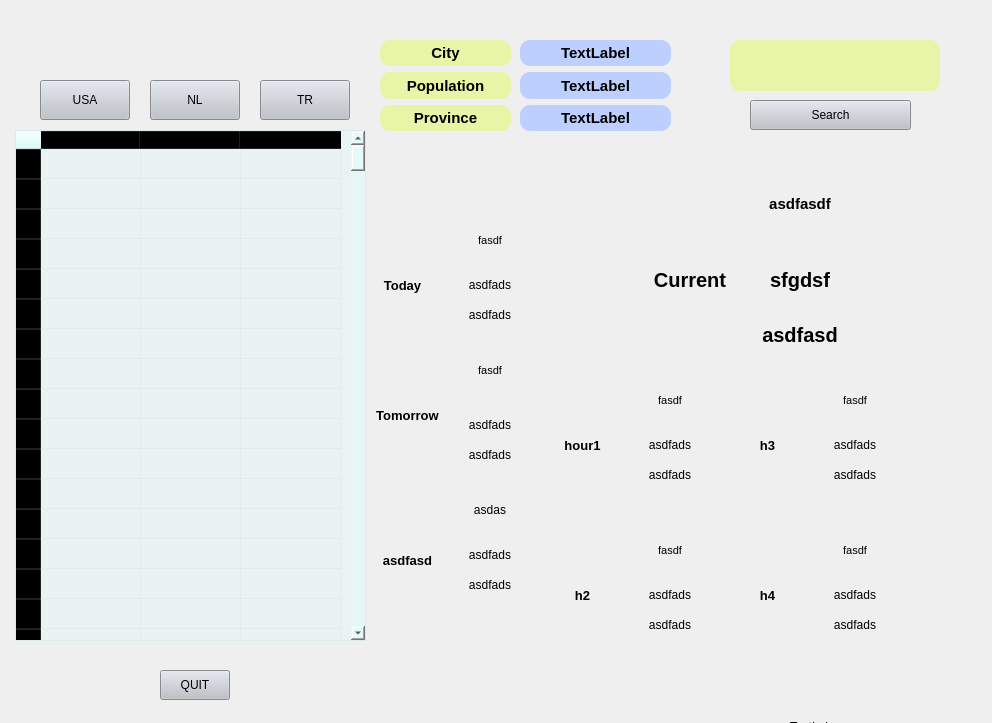
<?xml version="1.0" encoding="UTF-8"?>
<ui version="4.0">
 <class>MainWindow</class>
 <widget class="QMainWindow" name="MainWindow">
  <property name="geometry">
   <rect>
    <x>0</x>
    <y>0</y>
    <width>992</width>
    <height>723</height>
   </rect>
  </property>
  <property name="minimumSize">
   <size>
    <width>992</width>
    <height>723</height>
   </size>
  </property>
  <property name="maximumSize">
   <size>
    <width>992</width>
    <height>723</height>
   </size>
  </property>
  <property name="windowTitle">
   <string>FreshAir</string>
  </property>
  <property name="styleSheet">
   <string notr="true"/>
  </property>
  <widget class="QWidget" name="centralwidget">
   <property name="styleSheet">
    <string notr="true"/>
   </property>
   <widget class="QLabel" name="label">
    <property name="geometry">
     <rect>
      <x>0</x>
      <y>0</y>
      <width>1001</width>
      <height>731</height>
     </rect>
    </property>
    <property name="minimumSize">
     <size>
      <width>1001</width>
      <height>731</height>
     </size>
    </property>
    <property name="maximumSize">
     <size>
      <width>1001</width>
      <height>731</height>
     </size>
    </property>
    <property name="styleSheet">
     <string notr="true">
background-image: url(:/newPrefix/weather.jpg);</string>
    </property>
    <property name="text">
     <string/>
    </property>
    <property name="pixmap">
     <pixmap resource="test.qrc">:/newPrefix/weather.jpg</pixmap>
    </property>
    <property name="scaledContents">
     <bool>true</bool>
    </property>
    <property name="alignment">
     <set>Qt::AlignCenter</set>
    </property>
   </widget>
   <widget class="QWidget" name="verticalLayoutWidget_2">
    <property name="geometry">
     <rect>
      <x>380</x>
      <y>40</y>
      <width>131</width>
      <height>91</height>
     </rect>
    </property>
    <layout class="QVBoxLayout" name="verticalLayout_2">
     <item>
      <widget class="QLabel" name="label_7">
       <property name="font">
        <font>
         <pointsize>11</pointsize>
         <weight>75</weight>
         <bold>true</bold>
        </font>
       </property>
       <property name="styleSheet">
        <string notr="true">border-top-right-radius: 10px;
background-color: rgb(219, 255, 34,90);
border-bottom-right-radius: 10px;
border-top-left-radius: 10px;
border-bottom-left-radius: 10px;</string>
       </property>
       <property name="text">
        <string>City</string>
       </property>
       <property name="alignment">
        <set>Qt::AlignCenter</set>
       </property>
      </widget>
     </item>
     <item>
      <widget class="QLabel" name="label_8">
       <property name="font">
        <font>
         <pointsize>11</pointsize>
         <weight>75</weight>
         <bold>true</bold>
        </font>
       </property>
       <property name="styleSheet">
        <string notr="true">border-top-right-radius: 10px;
background-color: rgb(219, 255, 34,90);
border-bottom-right-radius: 10px;
border-top-left-radius: 10px;
border-bottom-left-radius: 10px;</string>
       </property>
       <property name="text">
        <string>Population</string>
       </property>
       <property name="alignment">
        <set>Qt::AlignCenter</set>
       </property>
      </widget>
     </item>
     <item>
      <widget class="QLabel" name="label_6">
       <property name="font">
        <font>
         <pointsize>11</pointsize>
         <weight>75</weight>
         <bold>true</bold>
        </font>
       </property>
       <property name="styleSheet">
        <string notr="true">border-top-right-radius: 10px;
background-color: rgb(219, 255, 34,90);
border-bottom-right-radius: 10px;
border-top-left-radius: 10px;
border-bottom-left-radius: 10px;</string>
       </property>
       <property name="text">
        <string>Province</string>
       </property>
       <property name="alignment">
        <set>Qt::AlignCenter</set>
       </property>
      </widget>
     </item>
    </layout>
   </widget>
   <widget class="QWidget" name="verticalLayoutWidget_3">
    <property name="geometry">
     <rect>
      <x>520</x>
      <y>40</y>
      <width>151</width>
      <height>91</height>
     </rect>
    </property>
    <layout class="QVBoxLayout" name="verticalLayout_3">
     <item>
      <widget class="QLabel" name="city">
       <property name="font">
        <font>
         <pointsize>11</pointsize>
         <weight>75</weight>
         <bold>true</bold>
        </font>
       </property>
       <property name="styleSheet">
        <string notr="true">background-color: rgb(189, 207, 255);
border-top-right-radius: 10px;
border-bottom-right-radius: 10px;
border-top-left-radius: 10px;
border-bottom-left-radius: 10px;</string>
       </property>
       <property name="text">
        <string>TextLabel</string>
       </property>
       <property name="scaledContents">
        <bool>false</bool>
       </property>
       <property name="alignment">
        <set>Qt::AlignCenter</set>
       </property>
      </widget>
     </item>
     <item>
      <widget class="QLabel" name="population">
       <property name="font">
        <font>
         <pointsize>11</pointsize>
         <weight>75</weight>
         <bold>true</bold>
        </font>
       </property>
       <property name="styleSheet">
        <string notr="true">background-color: rgb(189, 207, 255);
border-top-right-radius: 10px;
border-bottom-right-radius: 10px;
border-top-left-radius: 10px;
border-bottom-left-radius: 10px;</string>
       </property>
       <property name="text">
        <string>TextLabel</string>
       </property>
       <property name="alignment">
        <set>Qt::AlignCenter</set>
       </property>
      </widget>
     </item>
     <item>
      <widget class="QLabel" name="province">
       <property name="font">
        <font>
         <pointsize>11</pointsize>
         <weight>75</weight>
         <bold>true</bold>
        </font>
       </property>
       <property name="styleSheet">
        <string notr="true">background-color: rgb(189, 207, 255);
border-top-right-radius: 10px;
border-bottom-right-radius: 10px;
border-top-left-radius: 10px;
border-bottom-left-radius: 10px;</string>
       </property>
       <property name="text">
        <string>TextLabel</string>
       </property>
       <property name="alignment">
        <set>Qt::AlignCenter</set>
       </property>
      </widget>
     </item>
    </layout>
   </widget>
   <widget class="QPushButton" name="quit">
    <property name="geometry">
     <rect>
      <x>160</x>
      <y>670</y>
      <width>70</width>
      <height>30</height>
     </rect>
    </property>
    <property name="styleSheet">
     <string notr="true">
background-color: rgb(188, 193, 200);
</string>
    </property>
    <property name="text">
     <string>QUIT</string>
    </property>
   </widget>
   <widget class="QLabel" name="label_9">
    <property name="geometry">
     <rect>
      <x>790</x>
      <y>720</y>
      <width>47</width>
      <height>13</height>
     </rect>
    </property>
    <property name="text">
     <string>TextLabel</string>
    </property>
   </widget>
   <widget class="QLineEdit" name="city_name">
    <property name="geometry">
     <rect>
      <x>730</x>
      <y>40</y>
      <width>210</width>
      <height>51</height>
     </rect>
    </property>
    <property name="styleSheet">
     <string notr="true">border-top-right-radius: 10px;
background-color: rgb(219, 255, 34,90);
border-bottom-right-radius: 10px;
border-top-left-radius: 10px;
border-bottom-left-radius: 10px;</string>
    </property>
   </widget>
   <widget class="QPushButton" name="search">
    <property name="geometry">
     <rect>
      <x>750</x>
      <y>100</y>
      <width>161</width>
      <height>30</height>
     </rect>
    </property>
    <property name="styleSheet">
     <string notr="true">
background-color: rgb(188, 193, 200);
</string>
    </property>
    <property name="text">
     <string>Search</string>
    </property>
   </widget>
   <widget class="QLabel" name="w_icon">
    <property name="geometry">
     <rect>
      <x>455</x>
      <y>210</y>
      <width>70</width>
      <height>60</height>
     </rect>
    </property>
    <property name="font">
     <font>
      <pointsize>8</pointsize>
      <weight>50</weight>
      <bold>false</bold>
     </font>
    </property>
    <property name="text">
     <string>fasdf</string>
    </property>
    <property name="scaledContents">
     <bool>true</bool>
    </property>
    <property name="alignment">
     <set>Qt::AlignCenter</set>
    </property>
   </widget>
   <widget class="QLabel" name="degree">
    <property name="geometry">
     <rect>
      <x>455</x>
      <y>270</y>
      <width>70</width>
      <height>30</height>
     </rect>
    </property>
    <property name="font">
     <font>
      <pointsize>9</pointsize>
     </font>
    </property>
    <property name="text">
     <string>asdfads</string>
    </property>
    <property name="scaledContents">
     <bool>true</bool>
    </property>
    <property name="alignment">
     <set>Qt::AlignCenter</set>
    </property>
   </widget>
   <widget class="QLabel" name="day">
    <property name="geometry">
     <rect>
      <x>365</x>
      <y>270</y>
      <width>75</width>
      <height>30</height>
     </rect>
    </property>
    <property name="font">
     <font>
      <pointsize>10</pointsize>
      <weight>75</weight>
      <bold>true</bold>
     </font>
    </property>
    <property name="text">
     <string>Today</string>
    </property>
    <property name="alignment">
     <set>Qt::AlignCenter</set>
    </property>
   </widget>
   <widget class="QLabel" name="day2">
    <property name="geometry">
     <rect>
      <x>370</x>
      <y>400</y>
      <width>75</width>
      <height>30</height>
     </rect>
    </property>
    <property name="font">
     <font>
      <pointsize>10</pointsize>
      <weight>75</weight>
      <bold>true</bold>
     </font>
    </property>
    <property name="text">
     <string>Tomorrow</string>
    </property>
    <property name="alignment">
     <set>Qt::AlignCenter</set>
    </property>
   </widget>
   <widget class="QPushButton" name="usa">
    <property name="geometry">
     <rect>
      <x>40</x>
      <y>80</y>
      <width>90</width>
      <height>40</height>
     </rect>
    </property>
    <property name="styleSheet">
     <string notr="true">
background-color: rgb(188, 193, 200);
</string>
    </property>
    <property name="text">
     <string>USA</string>
    </property>
   </widget>
   <widget class="QPushButton" name="nl">
    <property name="geometry">
     <rect>
      <x>150</x>
      <y>80</y>
      <width>90</width>
      <height>40</height>
     </rect>
    </property>
    <property name="styleSheet">
     <string notr="true">
background-color: rgb(188, 193, 200);
</string>
    </property>
    <property name="text">
     <string>NL</string>
    </property>
   </widget>
   <widget class="QPushButton" name="tr">
    <property name="geometry">
     <rect>
      <x>260</x>
      <y>80</y>
      <width>90</width>
      <height>40</height>
     </rect>
    </property>
    <property name="styleSheet">
     <string notr="true">
background-color: rgb(188, 193, 200);
</string>
    </property>
    <property name="text">
     <string>TR</string>
    </property>
   </widget>
   <widget class="QLabel" name="main_icon">
    <property name="geometry">
     <rect>
      <x>750</x>
      <y>160</y>
      <width>100</width>
      <height>88</height>
     </rect>
    </property>
    <property name="font">
     <font>
      <pointsize>11</pointsize>
      <weight>75</weight>
      <bold>true</bold>
     </font>
    </property>
    <property name="text">
     <string>asdfasdf</string>
    </property>
    <property name="alignment">
     <set>Qt::AlignCenter</set>
    </property>
   </widget>
   <widget class="QLabel" name="main_degree">
    <property name="geometry">
     <rect>
      <x>750</x>
      <y>260</y>
      <width>100</width>
      <height>40</height>
     </rect>
    </property>
    <property name="font">
     <font>
      <pointsize>15</pointsize>
      <weight>75</weight>
      <bold>true</bold>
     </font>
    </property>
    <property name="text">
     <string>sfgdsf</string>
    </property>
    <property name="alignment">
     <set>Qt::AlignCenter</set>
    </property>
   </widget>
   <widget class="QLabel" name="main_weather">
    <property name="geometry">
     <rect>
      <x>750</x>
      <y>310</y>
      <width>100</width>
      <height>50</height>
     </rect>
    </property>
    <property name="font">
     <font>
      <pointsize>15</pointsize>
      <weight>75</weight>
      <bold>true</bold>
     </font>
    </property>
    <property name="text">
     <string>asdfasd</string>
    </property>
    <property name="alignment">
     <set>Qt::AlignCenter</set>
    </property>
   </widget>
   <widget class="QLabel" name="day3">
    <property name="geometry">
     <rect>
      <x>370</x>
      <y>530</y>
      <width>75</width>
      <height>60</height>
     </rect>
    </property>
    <property name="font">
     <font>
      <pointsize>10</pointsize>
      <weight>75</weight>
      <bold>true</bold>
     </font>
    </property>
    <property name="text">
     <string>asdfasd</string>
    </property>
    <property name="alignment">
     <set>Qt::AlignCenter</set>
    </property>
   </widget>
   <widget class="QLabel" name="w_icon_3">
    <property name="geometry">
     <rect>
      <x>455</x>
      <y>480</y>
      <width>70</width>
      <height>60</height>
     </rect>
    </property>
    <property name="text">
     <string>asdas</string>
    </property>
    <property name="scaledContents">
     <bool>true</bool>
    </property>
    <property name="alignment">
     <set>Qt::AlignCenter</set>
    </property>
   </widget>
   <widget class="QLabel" name="today_condition">
    <property name="geometry">
     <rect>
      <x>430</x>
      <y>300</y>
      <width>120</width>
      <height>30</height>
     </rect>
    </property>
    <property name="font">
     <font>
      <pointsize>9</pointsize>
     </font>
    </property>
    <property name="text">
     <string>asdfads</string>
    </property>
    <property name="scaledContents">
     <bool>true</bool>
    </property>
    <property name="alignment">
     <set>Qt::AlignCenter</set>
    </property>
   </widget>
   <widget class="QLabel" name="w_icon_2">
    <property name="geometry">
     <rect>
      <x>455</x>
      <y>340</y>
      <width>70</width>
      <height>60</height>
     </rect>
    </property>
    <property name="font">
     <font>
      <pointsize>8</pointsize>
      <weight>50</weight>
      <bold>false</bold>
     </font>
    </property>
    <property name="text">
     <string>fasdf</string>
    </property>
    <property name="scaledContents">
     <bool>true</bool>
    </property>
    <property name="alignment">
     <set>Qt::AlignCenter</set>
    </property>
   </widget>
   <widget class="QLabel" name="tomorrow_condition">
    <property name="geometry">
     <rect>
      <x>430</x>
      <y>440</y>
      <width>120</width>
      <height>30</height>
     </rect>
    </property>
    <property name="font">
     <font>
      <pointsize>9</pointsize>
     </font>
    </property>
    <property name="text">
     <string>asdfads</string>
    </property>
    <property name="scaledContents">
     <bool>true</bool>
    </property>
    <property name="alignment">
     <set>Qt::AlignCenter</set>
    </property>
   </widget>
   <widget class="QLabel" name="degree_2">
    <property name="geometry">
     <rect>
      <x>455</x>
      <y>410</y>
      <width>70</width>
      <height>30</height>
     </rect>
    </property>
    <property name="font">
     <font>
      <pointsize>9</pointsize>
     </font>
    </property>
    <property name="text">
     <string>asdfads</string>
    </property>
    <property name="scaledContents">
     <bool>true</bool>
    </property>
    <property name="alignment">
     <set>Qt::AlignCenter</set>
    </property>
   </widget>
   <widget class="QLabel" name="degree_3">
    <property name="geometry">
     <rect>
      <x>455</x>
      <y>540</y>
      <width>70</width>
      <height>30</height>
     </rect>
    </property>
    <property name="font">
     <font>
      <pointsize>9</pointsize>
     </font>
    </property>
    <property name="text">
     <string>asdfads</string>
    </property>
    <property name="scaledContents">
     <bool>true</bool>
    </property>
    <property name="alignment">
     <set>Qt::AlignCenter</set>
    </property>
   </widget>
   <widget class="QLabel" name="after_tomorrow_condition">
    <property name="geometry">
     <rect>
      <x>430</x>
      <y>570</y>
      <width>120</width>
      <height>30</height>
     </rect>
    </property>
    <property name="font">
     <font>
      <pointsize>9</pointsize>
     </font>
    </property>
    <property name="text">
     <string>asdfads</string>
    </property>
    <property name="scaledContents">
     <bool>true</bool>
    </property>
    <property name="alignment">
     <set>Qt::AlignCenter</set>
    </property>
   </widget>
   <widget class="QLabel" name="current">
    <property name="geometry">
     <rect>
      <x>640</x>
      <y>260</y>
      <width>100</width>
      <height>40</height>
     </rect>
    </property>
    <property name="font">
     <font>
      <pointsize>15</pointsize>
      <weight>75</weight>
      <bold>true</bold>
     </font>
    </property>
    <property name="text">
     <string>Current</string>
    </property>
    <property name="alignment">
     <set>Qt::AlignCenter</set>
    </property>
   </widget>
   <widget class="QLabel" name="h_icon1">
    <property name="geometry">
     <rect>
      <x>635</x>
      <y>370</y>
      <width>70</width>
      <height>60</height>
     </rect>
    </property>
    <property name="font">
     <font>
      <pointsize>8</pointsize>
      <weight>50</weight>
      <bold>false</bold>
     </font>
    </property>
    <property name="text">
     <string>fasdf</string>
    </property>
    <property name="scaledContents">
     <bool>true</bool>
    </property>
    <property name="alignment">
     <set>Qt::AlignCenter</set>
    </property>
   </widget>
   <widget class="QLabel" name="h_condition1">
    <property name="geometry">
     <rect>
      <x>610</x>
      <y>460</y>
      <width>120</width>
      <height>30</height>
     </rect>
    </property>
    <property name="font">
     <font>
      <pointsize>9</pointsize>
     </font>
    </property>
    <property name="text">
     <string>asdfads</string>
    </property>
    <property name="scaledContents">
     <bool>true</bool>
    </property>
    <property name="alignment">
     <set>Qt::AlignCenter</set>
    </property>
   </widget>
   <widget class="QLabel" name="h_degree1">
    <property name="geometry">
     <rect>
      <x>635</x>
      <y>430</y>
      <width>70</width>
      <height>30</height>
     </rect>
    </property>
    <property name="font">
     <font>
      <pointsize>9</pointsize>
     </font>
    </property>
    <property name="text">
     <string>asdfads</string>
    </property>
    <property name="scaledContents">
     <bool>true</bool>
    </property>
    <property name="alignment">
     <set>Qt::AlignCenter</set>
    </property>
   </widget>
   <widget class="QLabel" name="hour1">
    <property name="geometry">
     <rect>
      <x>545</x>
      <y>430</y>
      <width>75</width>
      <height>30</height>
     </rect>
    </property>
    <property name="font">
     <font>
      <pointsize>10</pointsize>
      <weight>75</weight>
      <bold>true</bold>
     </font>
    </property>
    <property name="text">
     <string>hour1</string>
    </property>
    <property name="alignment">
     <set>Qt::AlignCenter</set>
    </property>
   </widget>
   <widget class="QLabel" name="h_icon3">
    <property name="geometry">
     <rect>
      <x>820</x>
      <y>370</y>
      <width>70</width>
      <height>60</height>
     </rect>
    </property>
    <property name="font">
     <font>
      <pointsize>8</pointsize>
      <weight>50</weight>
      <bold>false</bold>
     </font>
    </property>
    <property name="text">
     <string>fasdf</string>
    </property>
    <property name="scaledContents">
     <bool>true</bool>
    </property>
    <property name="alignment">
     <set>Qt::AlignCenter</set>
    </property>
   </widget>
   <widget class="QLabel" name="h_condition3">
    <property name="geometry">
     <rect>
      <x>795</x>
      <y>460</y>
      <width>120</width>
      <height>30</height>
     </rect>
    </property>
    <property name="font">
     <font>
      <pointsize>9</pointsize>
     </font>
    </property>
    <property name="text">
     <string>asdfads</string>
    </property>
    <property name="scaledContents">
     <bool>true</bool>
    </property>
    <property name="alignment">
     <set>Qt::AlignCenter</set>
    </property>
   </widget>
   <widget class="QLabel" name="h_degree3">
    <property name="geometry">
     <rect>
      <x>820</x>
      <y>430</y>
      <width>70</width>
      <height>30</height>
     </rect>
    </property>
    <property name="font">
     <font>
      <pointsize>9</pointsize>
     </font>
    </property>
    <property name="text">
     <string>asdfads</string>
    </property>
    <property name="scaledContents">
     <bool>true</bool>
    </property>
    <property name="alignment">
     <set>Qt::AlignCenter</set>
    </property>
   </widget>
   <widget class="QLabel" name="hour3">
    <property name="geometry">
     <rect>
      <x>730</x>
      <y>430</y>
      <width>75</width>
      <height>30</height>
     </rect>
    </property>
    <property name="font">
     <font>
      <pointsize>10</pointsize>
      <weight>75</weight>
      <bold>true</bold>
     </font>
    </property>
    <property name="text">
     <string>h3</string>
    </property>
    <property name="alignment">
     <set>Qt::AlignCenter</set>
    </property>
   </widget>
   <widget class="QLabel" name="h_icon2">
    <property name="geometry">
     <rect>
      <x>635</x>
      <y>520</y>
      <width>70</width>
      <height>60</height>
     </rect>
    </property>
    <property name="font">
     <font>
      <pointsize>8</pointsize>
      <weight>50</weight>
      <bold>false</bold>
     </font>
    </property>
    <property name="text">
     <string>fasdf</string>
    </property>
    <property name="scaledContents">
     <bool>true</bool>
    </property>
    <property name="alignment">
     <set>Qt::AlignCenter</set>
    </property>
   </widget>
   <widget class="QLabel" name="h_condition2">
    <property name="geometry">
     <rect>
      <x>610</x>
      <y>610</y>
      <width>120</width>
      <height>30</height>
     </rect>
    </property>
    <property name="font">
     <font>
      <pointsize>9</pointsize>
     </font>
    </property>
    <property name="text">
     <string>asdfads</string>
    </property>
    <property name="scaledContents">
     <bool>true</bool>
    </property>
    <property name="alignment">
     <set>Qt::AlignCenter</set>
    </property>
   </widget>
   <widget class="QLabel" name="h_degree2">
    <property name="geometry">
     <rect>
      <x>635</x>
      <y>580</y>
      <width>70</width>
      <height>30</height>
     </rect>
    </property>
    <property name="font">
     <font>
      <pointsize>9</pointsize>
     </font>
    </property>
    <property name="text">
     <string>asdfads</string>
    </property>
    <property name="scaledContents">
     <bool>true</bool>
    </property>
    <property name="alignment">
     <set>Qt::AlignCenter</set>
    </property>
   </widget>
   <widget class="QLabel" name="hour2">
    <property name="geometry">
     <rect>
      <x>545</x>
      <y>580</y>
      <width>75</width>
      <height>30</height>
     </rect>
    </property>
    <property name="font">
     <font>
      <pointsize>10</pointsize>
      <weight>75</weight>
      <bold>true</bold>
     </font>
    </property>
    <property name="text">
     <string>h2</string>
    </property>
    <property name="alignment">
     <set>Qt::AlignCenter</set>
    </property>
   </widget>
   <widget class="QLabel" name="h_icon4">
    <property name="geometry">
     <rect>
      <x>820</x>
      <y>520</y>
      <width>70</width>
      <height>60</height>
     </rect>
    </property>
    <property name="font">
     <font>
      <pointsize>8</pointsize>
      <weight>50</weight>
      <bold>false</bold>
     </font>
    </property>
    <property name="text">
     <string>fasdf</string>
    </property>
    <property name="scaledContents">
     <bool>true</bool>
    </property>
    <property name="alignment">
     <set>Qt::AlignCenter</set>
    </property>
   </widget>
   <widget class="QLabel" name="h_condition4">
    <property name="geometry">
     <rect>
      <x>795</x>
      <y>610</y>
      <width>120</width>
      <height>30</height>
     </rect>
    </property>
    <property name="font">
     <font>
      <pointsize>9</pointsize>
     </font>
    </property>
    <property name="text">
     <string>asdfads</string>
    </property>
    <property name="scaledContents">
     <bool>true</bool>
    </property>
    <property name="alignment">
     <set>Qt::AlignCenter</set>
    </property>
   </widget>
   <widget class="QLabel" name="h_degree4">
    <property name="geometry">
     <rect>
      <x>820</x>
      <y>580</y>
      <width>70</width>
      <height>30</height>
     </rect>
    </property>
    <property name="font">
     <font>
      <pointsize>9</pointsize>
     </font>
    </property>
    <property name="text">
     <string>asdfads</string>
    </property>
    <property name="scaledContents">
     <bool>true</bool>
    </property>
    <property name="alignment">
     <set>Qt::AlignCenter</set>
    </property>
   </widget>
   <widget class="QLabel" name="hour4">
    <property name="geometry">
     <rect>
      <x>730</x>
      <y>580</y>
      <width>75</width>
      <height>30</height>
     </rect>
    </property>
    <property name="font">
     <font>
      <pointsize>10</pointsize>
      <weight>75</weight>
      <bold>true</bold>
     </font>
    </property>
    <property name="text">
     <string>h4</string>
    </property>
    <property name="alignment">
     <set>Qt::AlignCenter</set>
    </property>
   </widget>
   <widget class="QTableWidget" name="tafel">
    <property name="geometry">
     <rect>
      <x>15</x>
      <y>130</y>
      <width>351</width>
      <height>511</height>
     </rect>
    </property>
    <property name="styleSheet">
     <string notr="true">background-color: rgb(217, 255, 253,50);</string>
    </property>
    <property name="rowCount">
     <number>500</number>
    </property>
    <property name="columnCount">
     <number>3</number>
    </property>
    <row/>
    <row/>
    <row/>
    <row/>
    <row/>
    <row/>
    <row/>
    <row/>
    <row/>
    <row/>
    <row/>
    <row/>
    <row/>
    <row/>
    <row/>
    <row/>
    <row/>
    <row/>
    <row/>
    <row/>
    <row/>
    <row/>
    <row/>
    <row/>
    <row/>
    <row/>
    <row/>
    <row/>
    <row/>
    <row/>
    <row/>
    <row/>
    <row/>
    <row/>
    <row/>
    <row/>
    <row/>
    <row/>
    <row/>
    <row/>
    <row/>
    <row/>
    <row/>
    <row/>
    <row/>
    <row/>
    <row/>
    <row/>
    <row/>
    <row/>
    <row/>
    <row/>
    <row/>
    <row/>
    <row/>
    <row/>
    <row/>
    <row/>
    <row/>
    <row/>
    <row/>
    <row/>
    <row/>
    <row/>
    <row/>
    <row/>
    <row/>
    <row/>
    <row/>
    <row/>
    <row/>
    <row/>
    <row/>
    <row/>
    <row/>
    <row/>
    <row/>
    <row/>
    <row/>
    <row/>
    <row/>
    <row/>
    <row/>
    <row/>
    <row/>
    <row/>
    <row/>
    <row/>
    <row/>
    <row/>
    <row/>
    <row/>
    <row/>
    <row/>
    <row/>
    <row/>
    <row/>
    <row/>
    <row/>
    <row/>
    <row/>
    <row/>
    <row/>
    <row/>
    <row/>
    <row/>
    <row/>
    <row/>
    <row/>
    <row/>
    <row/>
    <row/>
    <row/>
    <row/>
    <row/>
    <row/>
    <row/>
    <row/>
    <row/>
    <row/>
    <row/>
    <row/>
    <row/>
    <row/>
    <row/>
    <row/>
    <row/>
    <row/>
    <row/>
    <row/>
    <row/>
    <row/>
    <row/>
    <row/>
    <row/>
    <row/>
    <row/>
    <row/>
    <row/>
    <row/>
    <row/>
    <row/>
    <row/>
    <row/>
    <row/>
    <row/>
    <row/>
    <row/>
    <row/>
    <row/>
    <row/>
    <row/>
    <row/>
    <row/>
    <row/>
    <row/>
    <row/>
    <row/>
    <row/>
    <row/>
    <row/>
    <row/>
    <row/>
    <row/>
    <row/>
    <row/>
    <row/>
    <row/>
    <row/>
    <row/>
    <row/>
    <row/>
    <row/>
    <row/>
    <row/>
    <row/>
    <row/>
    <row/>
    <row/>
    <row/>
    <row/>
    <row/>
    <row/>
    <row/>
    <row/>
    <row/>
    <row/>
    <row/>
    <row/>
    <row/>
    <row/>
    <row/>
    <row/>
    <row/>
    <row/>
    <row/>
    <row/>
    <row/>
    <row/>
    <row/>
    <row/>
    <row/>
    <row/>
    <row/>
    <row/>
    <row/>
    <row/>
    <row/>
    <row/>
    <row/>
    <row/>
    <row/>
    <row/>
    <row/>
    <row/>
    <row/>
    <row/>
    <row/>
    <row/>
    <row/>
    <row/>
    <row/>
    <row/>
    <row/>
    <row/>
    <row/>
    <row/>
    <row/>
    <row/>
    <row/>
    <row/>
    <row/>
    <row/>
    <row/>
    <row/>
    <row/>
    <row/>
    <row/>
    <row/>
    <row/>
    <row/>
    <row/>
    <row/>
    <row/>
    <row/>
    <row/>
    <row/>
    <row/>
    <row/>
    <row/>
    <row/>
    <row/>
    <row/>
    <row/>
    <row/>
    <row/>
    <row/>
    <row/>
    <row/>
    <row/>
    <row/>
    <row/>
    <row/>
    <row/>
    <row/>
    <row/>
    <row/>
    <row/>
    <row/>
    <row/>
    <row/>
    <row/>
    <row/>
    <row/>
    <row/>
    <row/>
    <row/>
    <row/>
    <row/>
    <row/>
    <row/>
    <row/>
    <row/>
    <row/>
    <row/>
    <row/>
    <row/>
    <row/>
    <row/>
    <row/>
    <row/>
    <row/>
    <row/>
    <row/>
    <row/>
    <row/>
    <row/>
    <row/>
    <row/>
    <row/>
    <row/>
    <row/>
    <row/>
    <row/>
    <row/>
    <row/>
    <row/>
    <row/>
    <row/>
    <row/>
    <row/>
    <row/>
    <row/>
    <row/>
    <row/>
    <row/>
    <row/>
    <row/>
    <row/>
    <row/>
    <row/>
    <row/>
    <row/>
    <row/>
    <row/>
    <row/>
    <row/>
    <row/>
    <row/>
    <row/>
    <row/>
    <row/>
    <row/>
    <row/>
    <row/>
    <row/>
    <row/>
    <row/>
    <row/>
    <row/>
    <row/>
    <row/>
    <row/>
    <row/>
    <row/>
    <row/>
    <row/>
    <row/>
    <row/>
    <row/>
    <row/>
    <row/>
    <row/>
    <row/>
    <row/>
    <row/>
    <row/>
    <row/>
    <row/>
    <row/>
    <row/>
    <row/>
    <row/>
    <row/>
    <row/>
    <row/>
    <row/>
    <row/>
    <row/>
    <row/>
    <row/>
    <row/>
    <row/>
    <row/>
    <row/>
    <row/>
    <row/>
    <row/>
    <row/>
    <row/>
    <row/>
    <row/>
    <row/>
    <row/>
    <row/>
    <row/>
    <row/>
    <row/>
    <row/>
    <row/>
    <row/>
    <row/>
    <row/>
    <row/>
    <row/>
    <row/>
    <row/>
    <row/>
    <row/>
    <row/>
    <row/>
    <row/>
    <row/>
    <row/>
    <row/>
    <row/>
    <row/>
    <row/>
    <row/>
    <row/>
    <row/>
    <row/>
    <row/>
    <row/>
    <row/>
    <row/>
    <row/>
    <row/>
    <row/>
    <row/>
    <row/>
    <row/>
    <row/>
    <row/>
    <row/>
    <row/>
    <row/>
    <row/>
    <row/>
    <row/>
    <row/>
    <row/>
    <row/>
    <row/>
    <row/>
    <row/>
    <row/>
    <row/>
    <row/>
    <row/>
    <row/>
    <row/>
    <row/>
    <row/>
    <row/>
    <row/>
    <row/>
    <row/>
    <row/>
    <row/>
    <row/>
    <row/>
    <row/>
    <row/>
    <row/>
    <row/>
    <row/>
    <row/>
    <row/>
    <row/>
    <row/>
    <row/>
    <row/>
    <row/>
    <row/>
    <row/>
    <row/>
    <row/>
    <row/>
    <row/>
    <row/>
    <row/>
    <row/>
    <row/>
    <row/>
    <row/>
    <row/>
    <row/>
    <row/>
    <row/>
    <row/>
    <row/>
    <row/>
    <row/>
    <row/>
    <row/>
    <row/>
    <row/>
    <row/>
    <row/>
    <row/>
    <row/>
    <row/>
    <row/>
    <row/>
    <row/>
    <row/>
    <row/>
    <row/>
    <row/>
    <column/>
    <column/>
    <column/>
   </widget>
  </widget>
 </widget>
 <resources>
  <include location="test.qrc"/>
 </resources>
 <connections/>
</ui>
